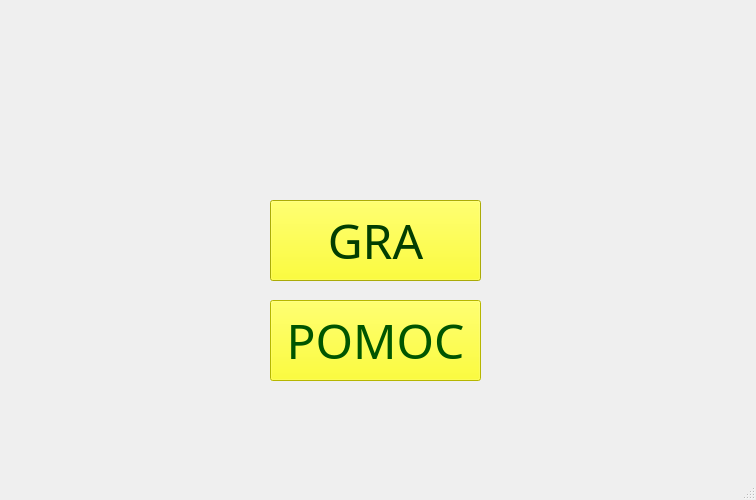
<?xml version="1.0" encoding="UTF-8"?>
<ui version="4.0">
 <class>MainWindow</class>
 <widget class="QMainWindow" name="MainWindow">
  <property name="geometry">
   <rect>
    <x>0</x>
    <y>0</y>
    <width>756</width>
    <height>500</height>
   </rect>
  </property>
  <property name="windowTitle">
   <string>Snake</string>
  </property>
  <property name="windowIcon">
   <iconset>
    <normaloff>snake.ico</normaloff>snake.ico</iconset>
  </property>
  <widget class="QWidget" name="centralWidget">
   <widget class="QLabel" name="title_pic">
    <property name="geometry">
     <rect>
      <x>170</x>
      <y>30</y>
      <width>411</width>
      <height>111</height>
     </rect>
    </property>
    <property name="text">
     <string/>
    </property>
    <property name="pixmap">
     <pixmap>Logo.png</pixmap>
    </property>
   </widget>
   <widget class="QPushButton" name="playButton">
    <property name="geometry">
     <rect>
      <x>270</x>
      <y>200</y>
      <width>211</width>
      <height>81</height>
     </rect>
    </property>
    <property name="palette">
     <palette>
      <active>
       <colorrole role="WindowText">
        <brush brushstyle="SolidPattern">
         <color alpha="255">
          <red>0</red>
          <green>0</green>
          <blue>0</blue>
         </color>
        </brush>
       </colorrole>
       <colorrole role="Button">
        <brush brushstyle="SolidPattern">
         <color alpha="255">
          <red>255</red>
          <green>255</green>
          <blue>0</blue>
         </color>
        </brush>
       </colorrole>
       <colorrole role="Light">
        <brush brushstyle="SolidPattern">
         <color alpha="255">
          <red>255</red>
          <green>255</green>
          <blue>116</blue>
         </color>
        </brush>
       </colorrole>
       <colorrole role="Midlight">
        <brush brushstyle="SolidPattern">
         <color alpha="255">
          <red>247</red>
          <green>247</green>
          <blue>63</blue>
         </color>
        </brush>
       </colorrole>
       <colorrole role="Dark">
        <brush brushstyle="SolidPattern">
         <color alpha="255">
          <red>120</red>
          <green>120</green>
          <blue>5</blue>
         </color>
        </brush>
       </colorrole>
       <colorrole role="Mid">
        <brush brushstyle="SolidPattern">
         <color alpha="255">
          <red>160</red>
          <green>160</green>
          <blue>6</blue>
         </color>
        </brush>
       </colorrole>
       <colorrole role="Text">
        <brush brushstyle="SolidPattern">
         <color alpha="255">
          <red>0</red>
          <green>0</green>
          <blue>0</blue>
         </color>
        </brush>
       </colorrole>
       <colorrole role="BrightText">
        <brush brushstyle="SolidPattern">
         <color alpha="255">
          <red>255</red>
          <green>255</green>
          <blue>255</blue>
         </color>
        </brush>
       </colorrole>
       <colorrole role="ButtonText">
        <brush brushstyle="SolidPattern">
         <color alpha="255">
          <red>2</red>
          <green>62</green>
          <blue>1</blue>
         </color>
        </brush>
       </colorrole>
       <colorrole role="Base">
        <brush brushstyle="SolidPattern">
         <color alpha="255">
          <red>255</red>
          <green>255</green>
          <blue>255</blue>
         </color>
        </brush>
       </colorrole>
       <colorrole role="Window">
        <brush brushstyle="SolidPattern">
         <color alpha="255">
          <red>240</red>
          <green>240</green>
          <blue>10</blue>
         </color>
        </brush>
       </colorrole>
       <colorrole role="Shadow">
        <brush brushstyle="SolidPattern">
         <color alpha="255">
          <red>0</red>
          <green>0</green>
          <blue>0</blue>
         </color>
        </brush>
       </colorrole>
       <colorrole role="AlternateBase">
        <brush brushstyle="SolidPattern">
         <color alpha="255">
          <red>247</red>
          <green>247</green>
          <blue>132</blue>
         </color>
        </brush>
       </colorrole>
       <colorrole role="ToolTipBase">
        <brush brushstyle="SolidPattern">
         <color alpha="255">
          <red>255</red>
          <green>255</green>
          <blue>220</blue>
         </color>
        </brush>
       </colorrole>
       <colorrole role="ToolTipText">
        <brush brushstyle="SolidPattern">
         <color alpha="255">
          <red>0</red>
          <green>0</green>
          <blue>0</blue>
         </color>
        </brush>
       </colorrole>
      </active>
      <inactive>
       <colorrole role="WindowText">
        <brush brushstyle="SolidPattern">
         <color alpha="255">
          <red>0</red>
          <green>0</green>
          <blue>0</blue>
         </color>
        </brush>
       </colorrole>
       <colorrole role="Button">
        <brush brushstyle="SolidPattern">
         <color alpha="255">
          <red>255</red>
          <green>255</green>
          <blue>0</blue>
         </color>
        </brush>
       </colorrole>
       <colorrole role="Light">
        <brush brushstyle="SolidPattern">
         <color alpha="255">
          <red>255</red>
          <green>255</green>
          <blue>116</blue>
         </color>
        </brush>
       </colorrole>
       <colorrole role="Midlight">
        <brush brushstyle="SolidPattern">
         <color alpha="255">
          <red>247</red>
          <green>247</green>
          <blue>63</blue>
         </color>
        </brush>
       </colorrole>
       <colorrole role="Dark">
        <brush brushstyle="SolidPattern">
         <color alpha="255">
          <red>120</red>
          <green>120</green>
          <blue>5</blue>
         </color>
        </brush>
       </colorrole>
       <colorrole role="Mid">
        <brush brushstyle="SolidPattern">
         <color alpha="255">
          <red>160</red>
          <green>160</green>
          <blue>6</blue>
         </color>
        </brush>
       </colorrole>
       <colorrole role="Text">
        <brush brushstyle="SolidPattern">
         <color alpha="255">
          <red>0</red>
          <green>0</green>
          <blue>0</blue>
         </color>
        </brush>
       </colorrole>
       <colorrole role="BrightText">
        <brush brushstyle="SolidPattern">
         <color alpha="255">
          <red>255</red>
          <green>255</green>
          <blue>255</blue>
         </color>
        </brush>
       </colorrole>
       <colorrole role="ButtonText">
        <brush brushstyle="SolidPattern">
         <color alpha="255">
          <red>2</red>
          <green>62</green>
          <blue>1</blue>
         </color>
        </brush>
       </colorrole>
       <colorrole role="Base">
        <brush brushstyle="SolidPattern">
         <color alpha="255">
          <red>255</red>
          <green>255</green>
          <blue>255</blue>
         </color>
        </brush>
       </colorrole>
       <colorrole role="Window">
        <brush brushstyle="SolidPattern">
         <color alpha="255">
          <red>240</red>
          <green>240</green>
          <blue>10</blue>
         </color>
        </brush>
       </colorrole>
       <colorrole role="Shadow">
        <brush brushstyle="SolidPattern">
         <color alpha="255">
          <red>0</red>
          <green>0</green>
          <blue>0</blue>
         </color>
        </brush>
       </colorrole>
       <colorrole role="AlternateBase">
        <brush brushstyle="SolidPattern">
         <color alpha="255">
          <red>247</red>
          <green>247</green>
          <blue>132</blue>
         </color>
        </brush>
       </colorrole>
       <colorrole role="ToolTipBase">
        <brush brushstyle="SolidPattern">
         <color alpha="255">
          <red>255</red>
          <green>255</green>
          <blue>220</blue>
         </color>
        </brush>
       </colorrole>
       <colorrole role="ToolTipText">
        <brush brushstyle="SolidPattern">
         <color alpha="255">
          <red>0</red>
          <green>0</green>
          <blue>0</blue>
         </color>
        </brush>
       </colorrole>
      </inactive>
      <disabled>
       <colorrole role="WindowText">
        <brush brushstyle="SolidPattern">
         <color alpha="255">
          <red>120</red>
          <green>120</green>
          <blue>5</blue>
         </color>
        </brush>
       </colorrole>
       <colorrole role="Button">
        <brush brushstyle="SolidPattern">
         <color alpha="255">
          <red>255</red>
          <green>255</green>
          <blue>0</blue>
         </color>
        </brush>
       </colorrole>
       <colorrole role="Light">
        <brush brushstyle="SolidPattern">
         <color alpha="255">
          <red>255</red>
          <green>255</green>
          <blue>116</blue>
         </color>
        </brush>
       </colorrole>
       <colorrole role="Midlight">
        <brush brushstyle="SolidPattern">
         <color alpha="255">
          <red>247</red>
          <green>247</green>
          <blue>63</blue>
         </color>
        </brush>
       </colorrole>
       <colorrole role="Dark">
        <brush brushstyle="SolidPattern">
         <color alpha="255">
          <red>120</red>
          <green>120</green>
          <blue>5</blue>
         </color>
        </brush>
       </colorrole>
       <colorrole role="Mid">
        <brush brushstyle="SolidPattern">
         <color alpha="255">
          <red>160</red>
          <green>160</green>
          <blue>6</blue>
         </color>
        </brush>
       </colorrole>
       <colorrole role="Text">
        <brush brushstyle="SolidPattern">
         <color alpha="255">
          <red>120</red>
          <green>120</green>
          <blue>5</blue>
         </color>
        </brush>
       </colorrole>
       <colorrole role="BrightText">
        <brush brushstyle="SolidPattern">
         <color alpha="255">
          <red>255</red>
          <green>255</green>
          <blue>255</blue>
         </color>
        </brush>
       </colorrole>
       <colorrole role="ButtonText">
        <brush brushstyle="SolidPattern">
         <color alpha="255">
          <red>120</red>
          <green>120</green>
          <blue>5</blue>
         </color>
        </brush>
       </colorrole>
       <colorrole role="Base">
        <brush brushstyle="SolidPattern">
         <color alpha="255">
          <red>240</red>
          <green>240</green>
          <blue>10</blue>
         </color>
        </brush>
       </colorrole>
       <colorrole role="Window">
        <brush brushstyle="SolidPattern">
         <color alpha="255">
          <red>240</red>
          <green>240</green>
          <blue>10</blue>
         </color>
        </brush>
       </colorrole>
       <colorrole role="Shadow">
        <brush brushstyle="SolidPattern">
         <color alpha="255">
          <red>0</red>
          <green>0</green>
          <blue>0</blue>
         </color>
        </brush>
       </colorrole>
       <colorrole role="AlternateBase">
        <brush brushstyle="SolidPattern">
         <color alpha="255">
          <red>240</red>
          <green>240</green>
          <blue>10</blue>
         </color>
        </brush>
       </colorrole>
       <colorrole role="ToolTipBase">
        <brush brushstyle="SolidPattern">
         <color alpha="255">
          <red>255</red>
          <green>255</green>
          <blue>220</blue>
         </color>
        </brush>
       </colorrole>
       <colorrole role="ToolTipText">
        <brush brushstyle="SolidPattern">
         <color alpha="255">
          <red>0</red>
          <green>0</green>
          <blue>0</blue>
         </color>
        </brush>
       </colorrole>
      </disabled>
     </palette>
    </property>
    <property name="font">
     <font>
      <family>Impact</family>
      <pointsize>36</pointsize>
      <italic>false</italic>
     </font>
    </property>
    <property name="text">
     <string>GRA</string>
    </property>
   </widget>
   <widget class="QPushButton" name="helpButton">
    <property name="geometry">
     <rect>
      <x>270</x>
      <y>300</y>
      <width>211</width>
      <height>81</height>
     </rect>
    </property>
    <property name="palette">
     <palette>
      <active>
       <colorrole role="WindowText">
        <brush brushstyle="SolidPattern">
         <color alpha="255">
          <red>0</red>
          <green>0</green>
          <blue>0</blue>
         </color>
        </brush>
       </colorrole>
       <colorrole role="Button">
        <brush brushstyle="SolidPattern">
         <color alpha="255">
          <red>255</red>
          <green>255</green>
          <blue>0</blue>
         </color>
        </brush>
       </colorrole>
       <colorrole role="Light">
        <brush brushstyle="SolidPattern">
         <color alpha="255">
          <red>255</red>
          <green>255</green>
          <blue>127</blue>
         </color>
        </brush>
       </colorrole>
       <colorrole role="Midlight">
        <brush brushstyle="SolidPattern">
         <color alpha="255">
          <red>255</red>
          <green>255</green>
          <blue>63</blue>
         </color>
        </brush>
       </colorrole>
       <colorrole role="Dark">
        <brush brushstyle="SolidPattern">
         <color alpha="255">
          <red>127</red>
          <green>127</green>
          <blue>0</blue>
         </color>
        </brush>
       </colorrole>
       <colorrole role="Mid">
        <brush brushstyle="SolidPattern">
         <color alpha="255">
          <red>170</red>
          <green>170</green>
          <blue>0</blue>
         </color>
        </brush>
       </colorrole>
       <colorrole role="Text">
        <brush brushstyle="SolidPattern">
         <color alpha="255">
          <red>0</red>
          <green>0</green>
          <blue>0</blue>
         </color>
        </brush>
       </colorrole>
       <colorrole role="BrightText">
        <brush brushstyle="SolidPattern">
         <color alpha="255">
          <red>255</red>
          <green>255</green>
          <blue>255</blue>
         </color>
        </brush>
       </colorrole>
       <colorrole role="ButtonText">
        <brush brushstyle="SolidPattern">
         <color alpha="255">
          <red>0</red>
          <green>85</green>
          <blue>0</blue>
         </color>
        </brush>
       </colorrole>
       <colorrole role="Base">
        <brush brushstyle="SolidPattern">
         <color alpha="255">
          <red>255</red>
          <green>255</green>
          <blue>255</blue>
         </color>
        </brush>
       </colorrole>
       <colorrole role="Window">
        <brush brushstyle="SolidPattern">
         <color alpha="255">
          <red>255</red>
          <green>255</green>
          <blue>0</blue>
         </color>
        </brush>
       </colorrole>
       <colorrole role="Shadow">
        <brush brushstyle="SolidPattern">
         <color alpha="255">
          <red>0</red>
          <green>0</green>
          <blue>0</blue>
         </color>
        </brush>
       </colorrole>
       <colorrole role="AlternateBase">
        <brush brushstyle="SolidPattern">
         <color alpha="255">
          <red>255</red>
          <green>255</green>
          <blue>127</blue>
         </color>
        </brush>
       </colorrole>
       <colorrole role="ToolTipBase">
        <brush brushstyle="SolidPattern">
         <color alpha="255">
          <red>255</red>
          <green>255</green>
          <blue>220</blue>
         </color>
        </brush>
       </colorrole>
       <colorrole role="ToolTipText">
        <brush brushstyle="SolidPattern">
         <color alpha="255">
          <red>0</red>
          <green>0</green>
          <blue>0</blue>
         </color>
        </brush>
       </colorrole>
      </active>
      <inactive>
       <colorrole role="WindowText">
        <brush brushstyle="SolidPattern">
         <color alpha="255">
          <red>0</red>
          <green>0</green>
          <blue>0</blue>
         </color>
        </brush>
       </colorrole>
       <colorrole role="Button">
        <brush brushstyle="SolidPattern">
         <color alpha="255">
          <red>255</red>
          <green>255</green>
          <blue>0</blue>
         </color>
        </brush>
       </colorrole>
       <colorrole role="Light">
        <brush brushstyle="SolidPattern">
         <color alpha="255">
          <red>255</red>
          <green>255</green>
          <blue>127</blue>
         </color>
        </brush>
       </colorrole>
       <colorrole role="Midlight">
        <brush brushstyle="SolidPattern">
         <color alpha="255">
          <red>255</red>
          <green>255</green>
          <blue>63</blue>
         </color>
        </brush>
       </colorrole>
       <colorrole role="Dark">
        <brush brushstyle="SolidPattern">
         <color alpha="255">
          <red>127</red>
          <green>127</green>
          <blue>0</blue>
         </color>
        </brush>
       </colorrole>
       <colorrole role="Mid">
        <brush brushstyle="SolidPattern">
         <color alpha="255">
          <red>170</red>
          <green>170</green>
          <blue>0</blue>
         </color>
        </brush>
       </colorrole>
       <colorrole role="Text">
        <brush brushstyle="SolidPattern">
         <color alpha="255">
          <red>0</red>
          <green>0</green>
          <blue>0</blue>
         </color>
        </brush>
       </colorrole>
       <colorrole role="BrightText">
        <brush brushstyle="SolidPattern">
         <color alpha="255">
          <red>255</red>
          <green>255</green>
          <blue>255</blue>
         </color>
        </brush>
       </colorrole>
       <colorrole role="ButtonText">
        <brush brushstyle="SolidPattern">
         <color alpha="255">
          <red>0</red>
          <green>85</green>
          <blue>0</blue>
         </color>
        </brush>
       </colorrole>
       <colorrole role="Base">
        <brush brushstyle="SolidPattern">
         <color alpha="255">
          <red>255</red>
          <green>255</green>
          <blue>255</blue>
         </color>
        </brush>
       </colorrole>
       <colorrole role="Window">
        <brush brushstyle="SolidPattern">
         <color alpha="255">
          <red>255</red>
          <green>255</green>
          <blue>0</blue>
         </color>
        </brush>
       </colorrole>
       <colorrole role="Shadow">
        <brush brushstyle="SolidPattern">
         <color alpha="255">
          <red>0</red>
          <green>0</green>
          <blue>0</blue>
         </color>
        </brush>
       </colorrole>
       <colorrole role="AlternateBase">
        <brush brushstyle="SolidPattern">
         <color alpha="255">
          <red>255</red>
          <green>255</green>
          <blue>127</blue>
         </color>
        </brush>
       </colorrole>
       <colorrole role="ToolTipBase">
        <brush brushstyle="SolidPattern">
         <color alpha="255">
          <red>255</red>
          <green>255</green>
          <blue>220</blue>
         </color>
        </brush>
       </colorrole>
       <colorrole role="ToolTipText">
        <brush brushstyle="SolidPattern">
         <color alpha="255">
          <red>0</red>
          <green>0</green>
          <blue>0</blue>
         </color>
        </brush>
       </colorrole>
      </inactive>
      <disabled>
       <colorrole role="WindowText">
        <brush brushstyle="SolidPattern">
         <color alpha="255">
          <red>127</red>
          <green>127</green>
          <blue>0</blue>
         </color>
        </brush>
       </colorrole>
       <colorrole role="Button">
        <brush brushstyle="SolidPattern">
         <color alpha="255">
          <red>255</red>
          <green>255</green>
          <blue>0</blue>
         </color>
        </brush>
       </colorrole>
       <colorrole role="Light">
        <brush brushstyle="SolidPattern">
         <color alpha="255">
          <red>255</red>
          <green>255</green>
          <blue>127</blue>
         </color>
        </brush>
       </colorrole>
       <colorrole role="Midlight">
        <brush brushstyle="SolidPattern">
         <color alpha="255">
          <red>255</red>
          <green>255</green>
          <blue>63</blue>
         </color>
        </brush>
       </colorrole>
       <colorrole role="Dark">
        <brush brushstyle="SolidPattern">
         <color alpha="255">
          <red>127</red>
          <green>127</green>
          <blue>0</blue>
         </color>
        </brush>
       </colorrole>
       <colorrole role="Mid">
        <brush brushstyle="SolidPattern">
         <color alpha="255">
          <red>170</red>
          <green>170</green>
          <blue>0</blue>
         </color>
        </brush>
       </colorrole>
       <colorrole role="Text">
        <brush brushstyle="SolidPattern">
         <color alpha="255">
          <red>127</red>
          <green>127</green>
          <blue>0</blue>
         </color>
        </brush>
       </colorrole>
       <colorrole role="BrightText">
        <brush brushstyle="SolidPattern">
         <color alpha="255">
          <red>255</red>
          <green>255</green>
          <blue>255</blue>
         </color>
        </brush>
       </colorrole>
       <colorrole role="ButtonText">
        <brush brushstyle="SolidPattern">
         <color alpha="255">
          <red>127</red>
          <green>127</green>
          <blue>0</blue>
         </color>
        </brush>
       </colorrole>
       <colorrole role="Base">
        <brush brushstyle="SolidPattern">
         <color alpha="255">
          <red>255</red>
          <green>255</green>
          <blue>0</blue>
         </color>
        </brush>
       </colorrole>
       <colorrole role="Window">
        <brush brushstyle="SolidPattern">
         <color alpha="255">
          <red>255</red>
          <green>255</green>
          <blue>0</blue>
         </color>
        </brush>
       </colorrole>
       <colorrole role="Shadow">
        <brush brushstyle="SolidPattern">
         <color alpha="255">
          <red>0</red>
          <green>0</green>
          <blue>0</blue>
         </color>
        </brush>
       </colorrole>
       <colorrole role="AlternateBase">
        <brush brushstyle="SolidPattern">
         <color alpha="255">
          <red>255</red>
          <green>255</green>
          <blue>0</blue>
         </color>
        </brush>
       </colorrole>
       <colorrole role="ToolTipBase">
        <brush brushstyle="SolidPattern">
         <color alpha="255">
          <red>255</red>
          <green>255</green>
          <blue>220</blue>
         </color>
        </brush>
       </colorrole>
       <colorrole role="ToolTipText">
        <brush brushstyle="SolidPattern">
         <color alpha="255">
          <red>0</red>
          <green>0</green>
          <blue>0</blue>
         </color>
        </brush>
       </colorrole>
      </disabled>
     </palette>
    </property>
    <property name="font">
     <font>
      <family>Impact</family>
      <pointsize>36</pointsize>
     </font>
    </property>
    <property name="text">
     <string>POMOC</string>
    </property>
   </widget>
  </widget>
  <widget class="QMenuBar" name="menuBar">
   <property name="geometry">
    <rect>
     <x>0</x>
     <y>0</y>
     <width>756</width>
     <height>21</height>
    </rect>
   </property>
  </widget>
  <widget class="QStatusBar" name="statusBar"/>
 </widget>
 <layoutdefault spacing="6" margin="11"/>
 <resources/>
 <connections/>
</ui>
